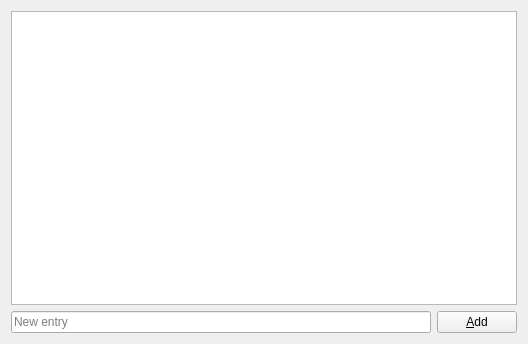
<?xml version="1.0" encoding="UTF-8"?>
<ui version="4.0">
 <class>UserFeedback::Console::SchemaEditWidget</class>
 <widget class="QWidget" name="UserFeedback::Console::SchemaEditWidget">
  <property name="geometry">
   <rect>
    <x>0</x>
    <y>0</y>
    <width>528</width>
    <height>344</height>
   </rect>
  </property>
  <layout class="QVBoxLayout" name="verticalLayout">
   <item>
    <widget class="QTreeView" name="schemaView">
     <property name="selectionMode">
      <enum>QAbstractItemView::SingleSelection</enum>
     </property>
    </widget>
   </item>
   <item>
    <layout class="QHBoxLayout" name="horizontalLayout">
     <item>
      <widget class="QLineEdit" name="newEntryName">
       <property name="placeholderText">
        <string>New entry</string>
       </property>
      </widget>
     </item>
     <item>
      <widget class="QPushButton" name="addEntryButton">
       <property name="text">
        <string>&amp;Add</string>
       </property>
      </widget>
     </item>
    </layout>
   </item>
  </layout>
  <action name="actionDelete">
   <property name="icon">
    <iconset theme="edit-delete">
     <normaloff>.</normaloff>.</iconset>
   </property>
   <property name="text">
    <string>&amp;Delete</string>
   </property>
   <property name="toolTip">
    <string>Delete the selected element or entry.</string>
   </property>
   <property name="shortcut">
    <string>Del</string>
   </property>
  </action>
 </widget>
 <resources/>
 <connections/>
</ui>
